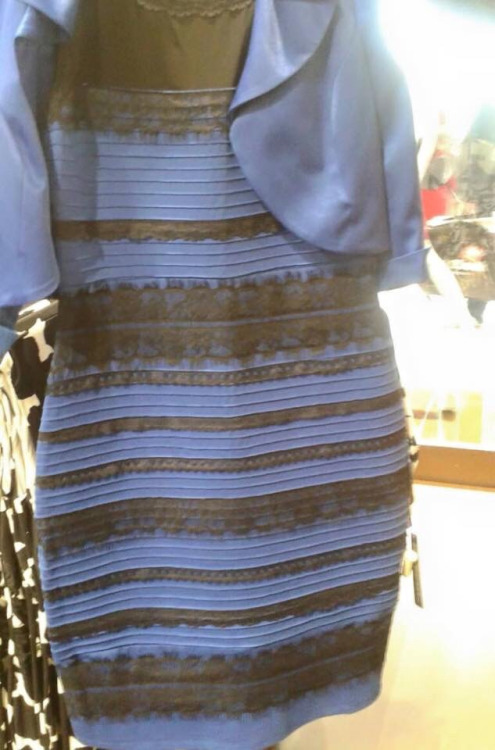
%> input picture thedress.jpg, 495 x 750 px
$ octave script5S2018.m   (GNU Octave 9; MATLAB toolbox functions it lacks are replaced by stand-ins)
%> lines starting %> are read from the running program, lines starting %| are printed output that depends on the picture; in (x1, y1, x2, y2) boxes, pixels count from 0 and x2, y2 are one past the last pixel; in counts of white or black regions, pixels touching at a corner belong together; the program's own positions count from 1
%Script 5
%Psychophysics!
%Who did it? When? How to reach them?
%Philosophy introduced today: Once you put it into a matrix, you own it.
%You can do whatever you want with it. Show it, listen to it. 3d print it.

%% 0 Init
clear all
close all
clc

%% 1 Understandinf how MATLAB represents images in the first place
%Idea: Every pixel on your screen contains 3 transistors
%Pixel: Picture element. Your screen has a resolution of 1440x960 or
%something like that
%You can turn the voltage of each transistor fully on, fully off or
%everything in between
%The 3 transistors correspond to 3 primary colors: Red, Green and Blue.
%Importantly, this is addition of lights, not pigments. Pigments subtract
%light. If you mix all of them, you get black. Lights add, if you add all
%of them, you get white.
%Also, there are not an arbitrary number of voltages. There are 256 per
%"channel". Each channel is one of those transistor types. In other words,
%this is 8-bit color. 2^8 = 256, that yields a combination of about 16
%million different color.

%Before we go there, we have to talk about how Matlab represents images to
%begin with. And for purposes of memory management, it does it somewhat
%unusually. This is also the first time we will introduce a 3D matrix.

testDisp = uint8(zeros(7,5,3)); %This makes a 7x5 matrix that will be interpreted
%as an image by Matlab. The first 2 dimensions are a map, a bitmap. The
%last dimension represents the 3 different channels.
%Uint8 means "unsigned integer". Unsigned means that it can only take
%positive values. That's fine for our purposes, because light can only be
%positive. At a minimum, we just turn the transistor off (0).
%Integer: A whole number.
%8: 8 bit, meaning that there are 256 states. From 0 to 255. Everything
%larger than that is basically infinity, which is 255 for this data type.
%Why 8 bit? 8 bits are 1 byte. So this is the most economic way to
%represent the image, each entry in the matrix is only one byte. This
%matters. Say you make a 2 minute long movie, that would be gigantic, if
%you didn't represent it like that.
%In other words, this is a perfect data type for images.
image(testDisp) %Interpret the matrix as an image and show it

shg

%% Turning the center pixel on. Let's make it white
testDisp(4,3,:) = 255;
pause
image(testDisp)
%axis equal
shg

%The third dimension of the image matrix represents the color channel, in
%order: R, G and B. Think of this as different overlaying slides on an
%overhead projector. Adding lights, not subtracting color, think of
%kindergarten. It's bitmap

%Caroline wants to turn the upper left pixel red. Upper left: 1,1. Red is
%the first channel. And on is 255
testDisp(1,1,1) = 255;
pause
image(testDisp)
shg

%Mary's pixel :
testDisp(7,5,2) = 255;
pause
image(testDisp)
shg

%Caroline wants to paint a whole row blue
testDisp(2,:,3) = 255;
pause
image(testDisp)
shg

%More advanced colors: %Bottom left yellow
testDisp(7,1,1:2) = 255;
pause
image(testDisp)
shg

%Fuchsia:
testDisp(4,1,1) = 255;
testDisp(4,1,3) = 128;
pause
image(testDisp)
shg

%An image in MATLAB is a 3D matrix, where the first 2 dimensions represent
%the pixel coordinates and the 3rd the dimension the brightness of a given
%color intensity. In uint8.
%Purple:
testDisp(4,5,1) = 79;
testDisp(4,5,3) = 182;
pause
image(testDisp)
shg

%% 2 Why uint8? Memory management
%The testdisp matrix takes up 105 bytes: 7*5*3
testDisp2 = zeros(7,5,3); %Creates a double by default
%I gave you the physical side of it. Turning voltages in a transistor on.
%This corresponds to brightness of that channel
%If we didn't do this, and made it double by default, it would take up 840
%bytes. This is an issue of efficiency.

%% Why would anyone not represent a matrix with bytes?
whos testDisp
whos testDisp2 %Gives you the properties of your variable
testDisp(1,1,1) = 1000; %Max value for uint8 is 255
testDisp(1,1,1)
testDisp2(1,1,1) = 1000; %Max value for double is very large
testDisp2(1,1,1)

%% To practice this - before we move on to the dress - let's make some highly artificial stimulus
%How about a gradient? How about a 10x10 grid of pink
gradDisp = uint8(zeros(10,10,3)); %10 x 10 matrix, 3 sheets
for ii = 1:10
    for jj = 1:10
        gradDisp(ii,jj,1) = ii*10 + jj * 10; % Red
        gradDisp(ii,jj,3) = ii*10 + jj * 10; % Blue
    end
end
image(gradDisp)
shg

%% How about 10,000 shades of grey?
gradDisp = uint8(zeros(100,100,3)); %20x20 matrix, 3 sheets
for ii = 1:100 %Going through all vertical rows
    for jj = 1:100 %Going through all horizontal columns
        gradDisp(ii,jj,:) = ii + jj;
    end
end
image(gradDisp)
shg

%% 4 Let's talk about handling images - we start with #thedress
%The "dress code"
%) Loading the dress into Matlab
%Download the dress file
dress = imread('thedress.jpg'); %Put the image file into matrix format
%> dress is the input picture: size 750x495x3 uint8; mean R, G, B 137.2, 135.5, 138.2
D = whos('dress')
figure
image(dress)
%The dress has been stretched. So let's fix that
axis equal

%Now that we have the dress in a matrix, we can do whatever we want with
%it.
%For instance, look at one color channel at a time
%Very Warhol
figure
subplot(2,2,1)
image(dress) %Full dress
subplot(2,2,2)
redChannel = dress; %Make a copy of the dress
redChannel(:,:,2:3) = 0; %Turn all other channels off
image(redChannel)
subplot(2,2,3)
greenChannel = dress;
greenChannel(:,:,[1 3]) = 0; %Turn red and blue off
image(greenChannel)

subplot(2,2,4)
blueChannel = dress;
blueChannel(:,:,1:2) = 0; %Turn red and green off
image(blueChannel)

%To prove this point, let's add the channels back together
figure
provePoint = redChannel + greenChannel + blueChannel;
image(provePoint)
shg

%% Before we do image manipulations, let's listen to the dress
flatDress = dress(:); %One vector
fs = 8000;
soundsc(real(double(flatDress)),fs)
plot(flatDress)

%% Let's do same basic image analysis of the dress
figure
image(dress)
shg
pause
image(flipud(dress)) %Flip matrix upside down
shg
pause
image(fliplr(dress)) %Flip matrix left and right

%% For instance, we can make the entire dress brighter. Early on, someone proposed that this is just
%a function of screen brightness (Steve Macknick for Scientific American)
figure
dress2 = dress; %Make a copy of the dress
for ii = 1:100 %Turning it brighter gradually
    dress2 = dress2 + 1;
    image(dress2)
    pause(0.1)
        shg

end

%% How about making it blue-er?


figure
dress2 = dress; %Make a copy of the dress
for ii = 1:100 %Turning it bluer gradually
    dress2(:,:,3) = dress2 (:,:,3) + 1;
    image(dress2)
        pause(0.1)
    shg

end
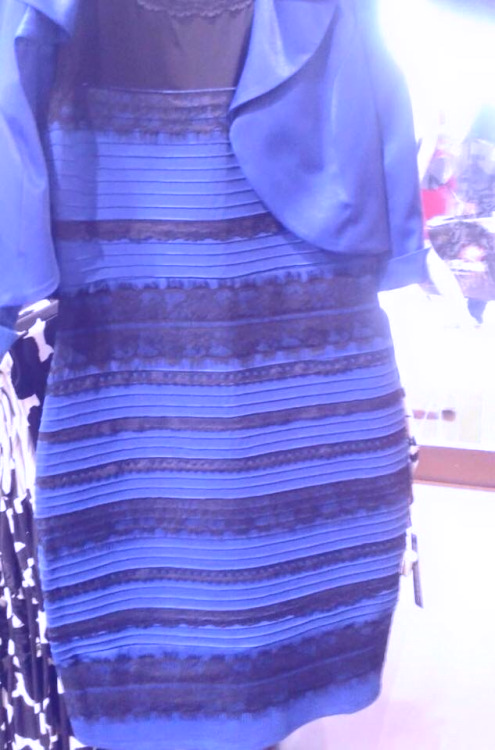
%> dress2: size 750x495x3 uint8; mean R, G, B 137.2, 135.5, 219

%% Deans concern: Instead of turning the whole image blue, let's just amplify pixels that are already blue
%Which is fair
listOfBluePixels = find(dress(:,:,3)>100); %Find any pixels that have a hint of blue
%> listOfBluePixels = 242947 values from 1 to 371250
contrastMatrix = double(dress(:,:,3))-double(dress(:,:,1))-double(dress(:,:,2));
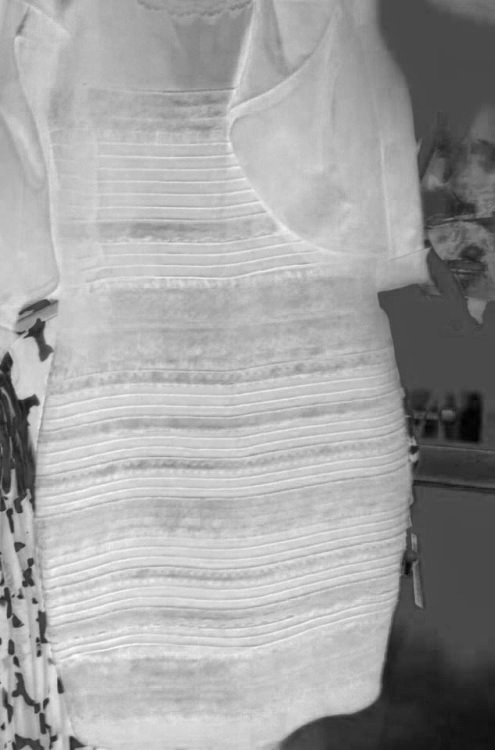
%> contrastMatrix: size 750x495 double; min -352, max -10, mean -134.4; drawn with min black and max white
dressCopy = repmat(contrastMatrix,[1,1,3]);
listOfBluePixels = find(dress(:,:,3)>-30); %Find any pixels that have a hint of blue
%> listOfBluePixels = 371250 values from 1 to 371250

figure
dress3 = dress;

for ii = 1:100 %Turning it bluer gradually
    dress3(listOfBluePixels) = dress3(listOfBluePixels) + 1;
    image(dress3)
        pause(0.1)
    shg

end
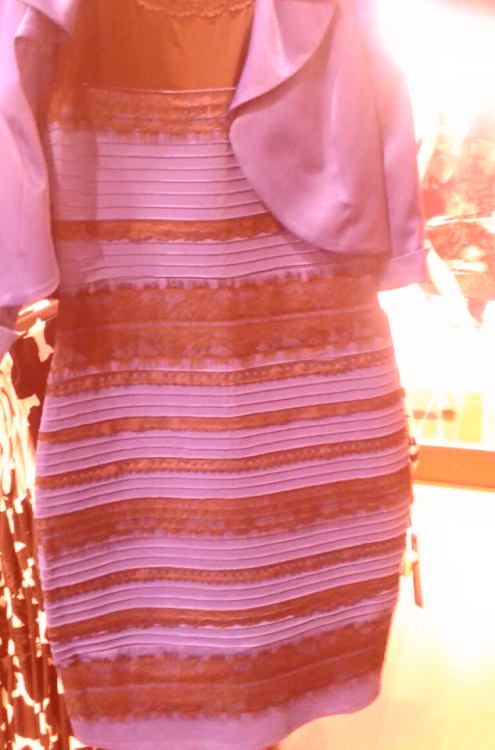
%> dress3: size 750x495x3 uint8; mean R, G, B 218.1, 135.5, 138.2

%% Inverting the colors. If you had done this in March 2015, you would have gotten a Current
%Biology paper out of it. Because they showed that only the original image
%is ambiguous, not the inverted one
dressInverted = 255 - dress; %Literally it
figure
image(dressInverted)

%% How about making only a part of the image darker, say the top half
figure
dress4 = dress;
for ii = 1:100
    dress4(1:375,:,:) = dress4(1:375,:,:) -1;
image(dress4)
shg
pause(0.1)
end
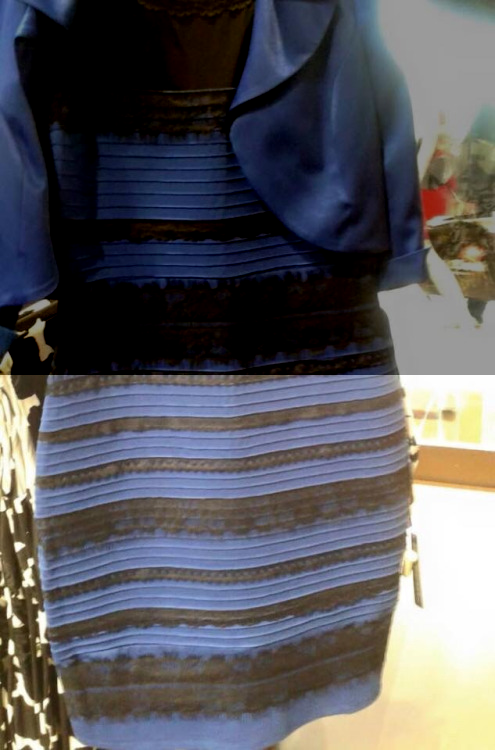
%> dress4: size 750x495x3 uint8; mean R, G, B 88.9, 88.4, 93.6

%% Let's pick out individual channels and represent them in 3D
%This is actually our first 3d plot
figure
h = surf(double(dress(:,:,3))); %Only looking at the blue channel in 3d
%Interpret the matrix as a surface.
set(h,'linestyle','none') %Take the grid off
colorbar
colormap('jet') %This used to be the default until 2014b

%% In the interest of time, we'll talk about how to understand convolution next time
%But we can still use it today to blur the image
%For instance, one could easy say that people see it black and blue vs.
%white and gold because the critical information is in different spatial
%frequency channels
figure
image(dress) %Unfiltered image
pause
amountOfBlur = 20;
kernel = ones(amountOfBlur); %To convolve, one needs a kernel. Basically, how many pixels to smear together
lpDress = convn(dress,kernel,'same'); %Same size
lpDress = lpDress./sum(sum(kernel)); %If we don't divide by the kernel sum, we go out of range (of 255)
image(uint8(round(lpDress))); %Back to integers
shg

%% Edge detection
hpDress = dress-uint8(lpDress); %Edge detection - subtracting the blurry version from the original
temp = find(hpDress > 50); %some kind of threshold
%> temp = 46733 values from 1 to 1113750
hpDress(temp) = 255; %Full on
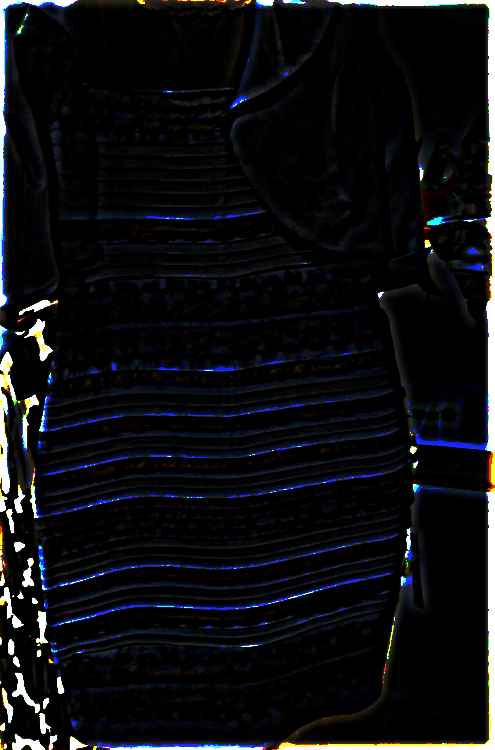
%> hpDress: size 750x495x3 uint8; mean R, G, B 14.2, 15.2, 18.4
image(uint8(hpDress))
shg

%% Alternative way: Don't compute the low pass first, simply detect the differential and amplify it
overallGradient = dress(:,:,1)+dress(:,:,2)+dress(:,:,3);
diffIm = diff(overallGradient);
threshold = 0;
diffIm(find(diffIm>threshold)) = 255;
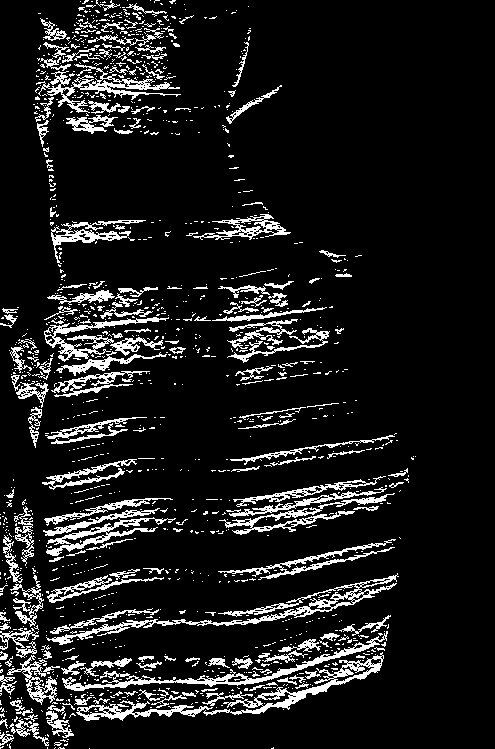
%> diffIm: size 749x495 uint8; 11% white in thin lines or dots, all inside (x1, y1, x2, y2) = (0, 0, 416, 749)
imagesc(diffIm); %Scales the image from 0 to 255
colormap('bone') %Make it greyscale

%Let's talk about colormaps. A colormap is any mapping of values
%to colors. There are many pre-defined ones. But I don't like any of them
%I make my own. You can have an arbitary number of shades
%BUT it has to be ",3" martix. Because the values are interpreted
%in order - R, G, B.
france = [0 0 1; 1 1 1; 1 0 0]; %Blue, white, red
colormap(france)
franceEnhanced = [0 0 1; 0 0 0.5; 1 1 1; 0.5 0 0; 1 0 0];
colormap(franceEnhanced)

%This colormap emphasizes extreme values but doesn't differentiate much
%Can we make one that goes from red to blue through white?
A = (1:-0.01:0)'; %From 1 to 0
B = flipud(A);
C1 = (0:0.01:0.5)';
C2 = flipud(C1);
C2(1,:) = []; %Eliminate double entry
C = [C1;C2]
gradualFrance = [B C A];
colormap(gradualFrance)
shg

%% Making 2d exponentials, sine waves and gabors
%1 The gaussian
%For all of these - in 2d, you need a scaffolding
%We use gradients in x and y, they are created by meshgrid
n = 101; %101 points in the grid
[X,Y] = meshgrid(linspace(-2,2,n)); %meshgrid just creates gradients
figure
subplot(1,2,1)
imagesc(X)
colorbar
subplot(1,2,2)
imagesc(Y)
colorbar

gaussian = exp(-X.^2-Y.^2); %For instance
figure
image((255*gaussian) + 1)
colormap(gray(256))
axis off
axis equal
shg

%% Sine wave
numCycles = 9;
[X,Y] = meshgrid(linspace(-pi,pi,n)); %meshgrid just creates gradients
sineWave2D = sin(numCycles *X) ; %The number is the spatial frequency
figure
imagesc(sineWave2D)
colormap(gray(256))
axis off
axis equal
shg

%% Gabor
Gabor = gaussian .* sineWave2D;
figure
imagesc(Gabor)
axis off
axis equal
colormap(gray(256))
shg

%% How would you create 2 Gabors next to each other?
%Most psychophysics experiments have you judge 2 stimuli
%relative to each other, not absolutely.
Gabor2 = cat(2, Gabor, Gabor); %2D concatenation. There is a matrix underlying all of this
figure
imagesc(Gabor2)
axis off
axis equal
colormap(gray(256))
shg

%% There are many ways to create rotated gabors. One would be
%to use a rotation matrix. But that gets us too deep
%into linear algebra. I'll explain that in Math Tools.
%For now, let's just use trig.
figure
%> (the run ends here)
